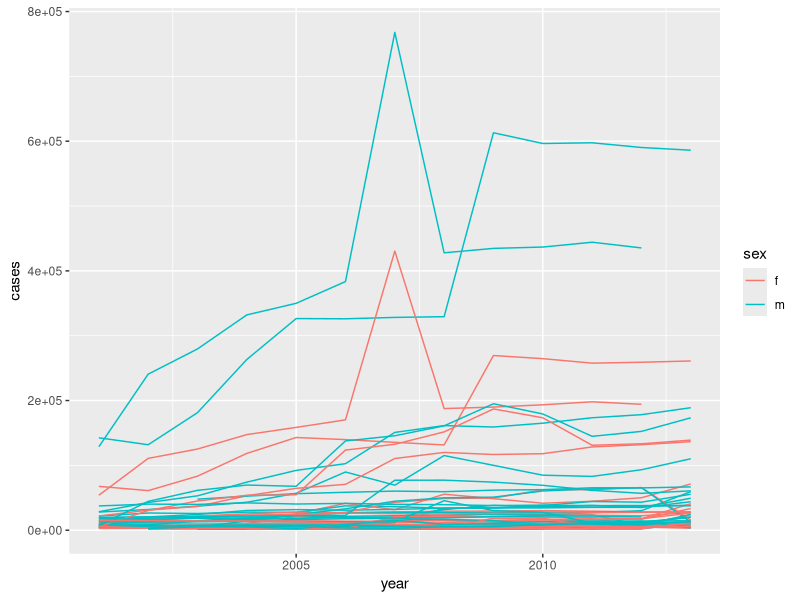

Here is the R script that generated this plot:
## ---- chunk 1
knitr::opts_chunk$set(echo = TRUE)
## ---- chunk 2
library(tidyverse)
library(ggplot2)
## ---- chunk 3
who1 <- who %>%  
   gather (new_sp_m014:newrel_f65, key = "key", value = "cases", na.rm = T)

who1 %>%  count(key)

who2 <- who1 %>%  mutate(key = stringr::str_replace(key, "newrel", "new_rel"))

who3 <- who2 %>%  
    separate(key, c("new", "type", "sexage"), sep = "_")

who3 %>%  count(new)

who4 <- who3 %>%  
   select(-new, -iso2, -iso3)

who5 <- who4 %>%  
    separate(sexage, c("sex", "age"), sep = 1)

## ---- chunk 4
who6 <- who3 %>%  select(country, iso2, iso3)

who6 <- who6 %>% unique() %>%  group_by(country) %>% # We can explicitly observe that is02 and is03 are just an short forms of country name
           filter(n() >1) # or we can use flter to see it!
## ---- chunk 5

who7 <- who5 %>%  filter(cases > 2000, year > 2000) %>%  
  group_by(country, year, sex) %>%  
  summarise(cases = sum(cases)) %>% 
  unite(country_sex, country, sex, remove = FALSE)

who7 # prvides a tibble with filtering the cases above 2000 and year above 2000 and grouped by country, year and sex and summarised cases and unites the country and sex which would be used to plot the graph.

who8 <- ggplot(who7) + geom_line(aes(x = year, y = cases, group = country_sex, color = sex))

who8 # plots a line graph with cases on y axis and year on x axis and gender represented as different colors. We can also plot a point graph but line grpah provides continous view of cases. 


## ---- chunk 6

raw <- read.csv("Table4.csv") # UPloading the saved file

Table4 <- as.tibble(raw) # instead of `10k`... column names, it gives x..10k names

# the reason for this is because the source package used to covert the data into Table 4 in tidyverse
# is not updated to 3.4.4 version. So, I saved the data file and again uploaded in here.

Table6 <- Table4 %>%  gather(X..10k:Don.t.know.refused, key = "Income", value = "Freq", na.rm = T)

# Table6 <- Table4 %>%  gather (`<$10k`, `$10-20k`, `$20-30k`,`$30-40k`,`$40-50k`,
#                              `$50-75k`,`$75-100k`,`$100-150k`,`>150k`, 
#                              `Don't know/refused`, key = "Income", value = "freq")

# we can do this other way too: '':'' takes the all the column values between and gathers

# Table6 <- Table4 %>% gather (`<$10k`:`Don't know/refused`, key = "Income", value = "Freq", na.rm = T)

Table6


## ---- chunk 7

raw2 <- read.csv("Table7.csv")

Table7 <- as.tibble(raw2)

Table7 <- raw2 %>%  gather(wk1:wk76, key = "Week", value = "Freq", na.rm = T) # gathers information about for all weeks 1 to 76. 


Table8 <- Table7 %>%  arrange(artist)  # Arranges the table 7 according to the artist.

names(Table8)[names(Table8) == "date.entered"] <- "date" # changes the data.entered name into date
Table8

